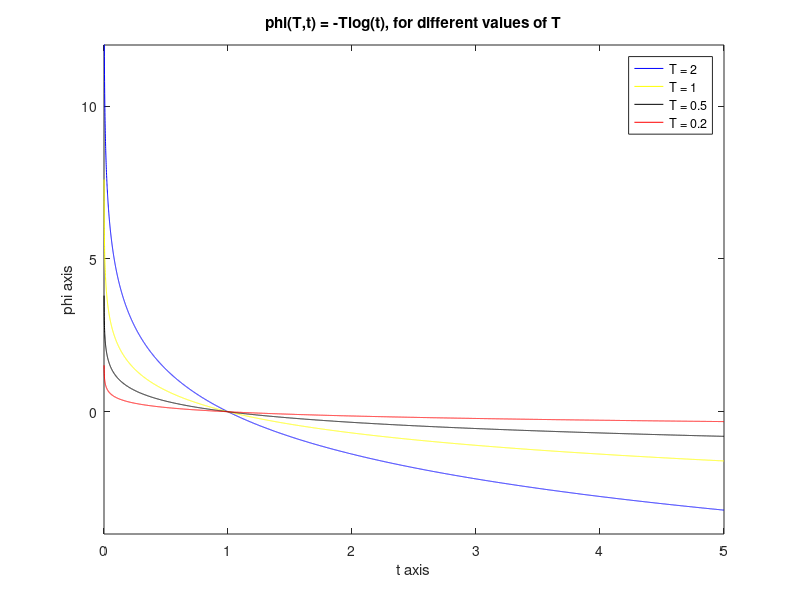

This figure's MATLAB source:
t=linspace(0,5,10000);
phi = log(t);
phi1 = (-2)*phi;
phi2 = -phi;
phi3 = -(0.5)*phi;
phi4 = -(0.2)*phi;
figure;

plot (t,phi1,'b');
hold on;
plot (t,phi2,'y');
hold on;
plot (t,phi3,'k');
hold on;
plot (t,phi4,'r');
hold on;
xlabel ('t axis');
ylabel ('phi axis'); 
title ('phi(T,t) = -Tlog(t), for different values of T');
xlim([0 5])
ylim([-4 12])
hold off;
legend('T = 2','T = 1','T = 0.5','T = 0.2');